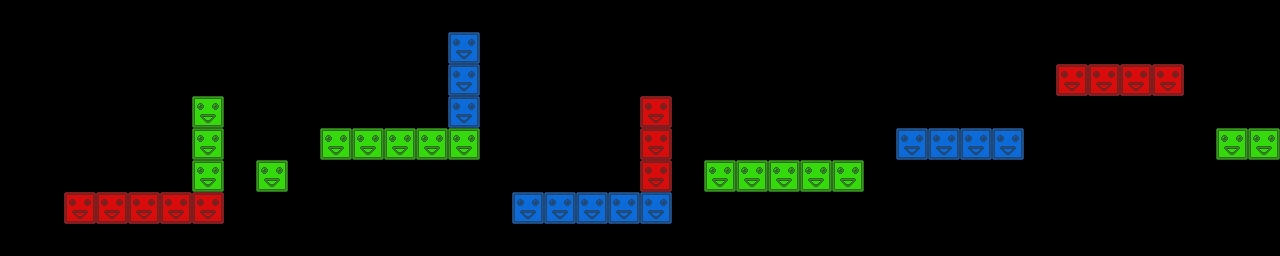

A 2D game scene composited from a Tiled map and its tileset images. What follows is a short description and the map's XML, with each tile layer's data collapsed to a summary:
An orthogonal 40x8 tile map with 32x32 px tiles, 3 tile layers (red, green, blue) and 10 objects.

<map version="1.0" orientation="orthogonal" renderorder="right-down" width="40" height="8" tilewidth="32" tileheight="32">
 <tileset firstgid="1" name="blocks" tilewidth="32" tileheight="32">
  <image source="blocks.png" width="96" height="32" />
 </tileset>
 <layer name="red" width="40" height="8">
  <data>[320 cells, 12 non-empty, 1 distinct tile ids]</data>
 </layer>
 <layer name="green" width="40" height="8">
  <data>[320 cells, 16 non-empty, 1 distinct tile ids]</data>
 </layer>
 <layer name="blue" width="40" height="8">
  <data>[320 cells, 12 non-empty, 1 distinct tile ids]</data>
 </layer>
 <objectgroup name="crystals">
  <object x="157" y="174">
   <ellipse />
  </object>
  <object x="353" y="98">
   <ellipse />
  </object>
  <object x="554" y="130">
   <ellipse />
  </object>
  <object x="779" y="111">
   <ellipse />
  </object>
  <object x="964" y="107">
   <ellipse />
  </object>
  <object x="1122" y="40">
   <ellipse />
  </object>
  <object x="1246" y="98">
   <ellipse />
  </object>
 </objectgroup>
 <objectgroup name="spikes">
  <object x="611" y="163">
   <ellipse />
  </object>
  <object x="412" y="62">
   <ellipse />
  </object>
  <object x="1209" y="84">
   <ellipse />
  </object>
 </objectgroup>
</map>
